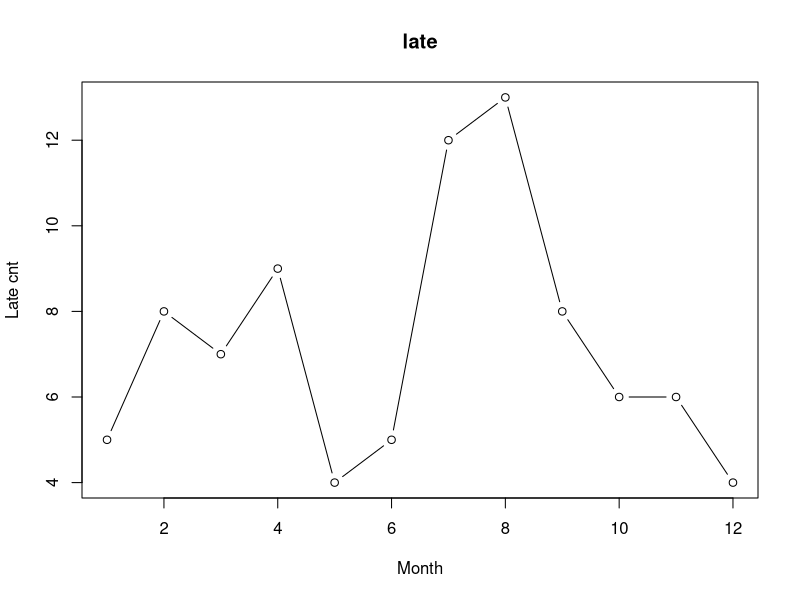
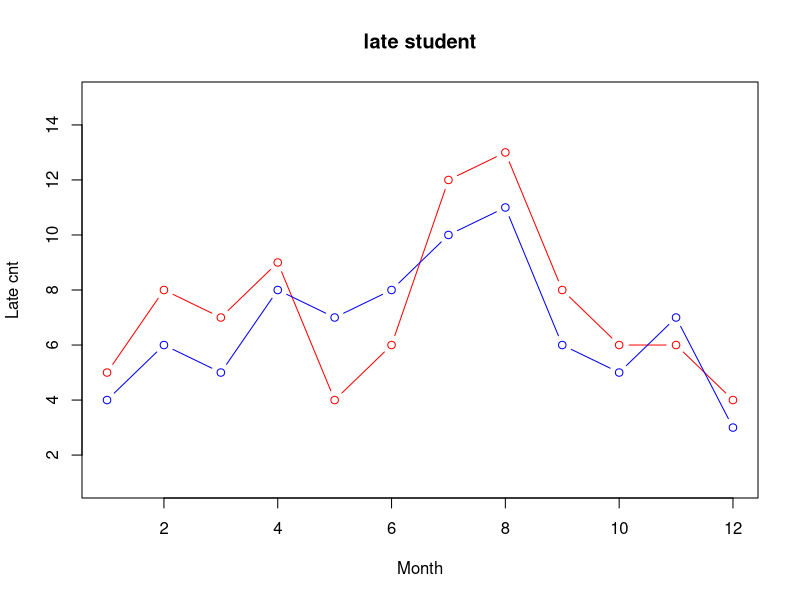

These figures' R source, in order:
# 선 그래프
# 연월일, 시간을 나타낸 값 -> X 축 시간으로 지정
# 시간의 변화율에 따라 자료의 증감 추이를 쉽게 확인할 수 있다.
# 시간의 변화에 따라 자료를 수집한 경우 이를 시계열 자료 (Time Series Data)
# 단순 선 그래프를 통해서 증감 추이를 확인하는 방법

# 선그래프 작성
month = 1:12 # 자료 입력
late = c(5, 8, 7, 9, 4, 5, 12, 13, 8, 6, 6, 4) # 자료 입력
plot(month,                     # x data
        late,                   # y data
        main = "late",          # title
        type = "b",             # 그래프 종류 선택 (알파벳)
        lty = 1,                # 선의 종류
        lwd = 1,                # 선의 굵기 선탣
        xlab = "Month",         # x축 레이블
        ylab = "Late cnt",      # y축 레이블
)

# 복수 선 그래프
month=1:12
late1=c(5,8,7,9,4,6,12,13,8,6,6,4)
late2=c(4,6,5,8,7,8,10,11,6,5,7,3)
plot(month,                     # x data
        late1,                   # y data
        main = "late student",          # title
        type = "b",             # 그래프 종류 선택 (알파벳)
        lty = 1,                # 선의 종류
        lwd = 1,                # 선의 굵기 선탣
        col = "red",
        xlab = "Month",         # x축 레이블
        ylab = "Late cnt",      # y축 레이블
        ylim = c(1, 15)         ## y축 값의 (하한, 상한)
)
# lines 함수는 plot() 함수로 작성한 그래프 위에 선을 겹쳐서 그리는 역활
# 이때 사용한 자료는 2반의 자료인 late2이다.
lines(month,
        late2,
        type="b",
        col="blue")